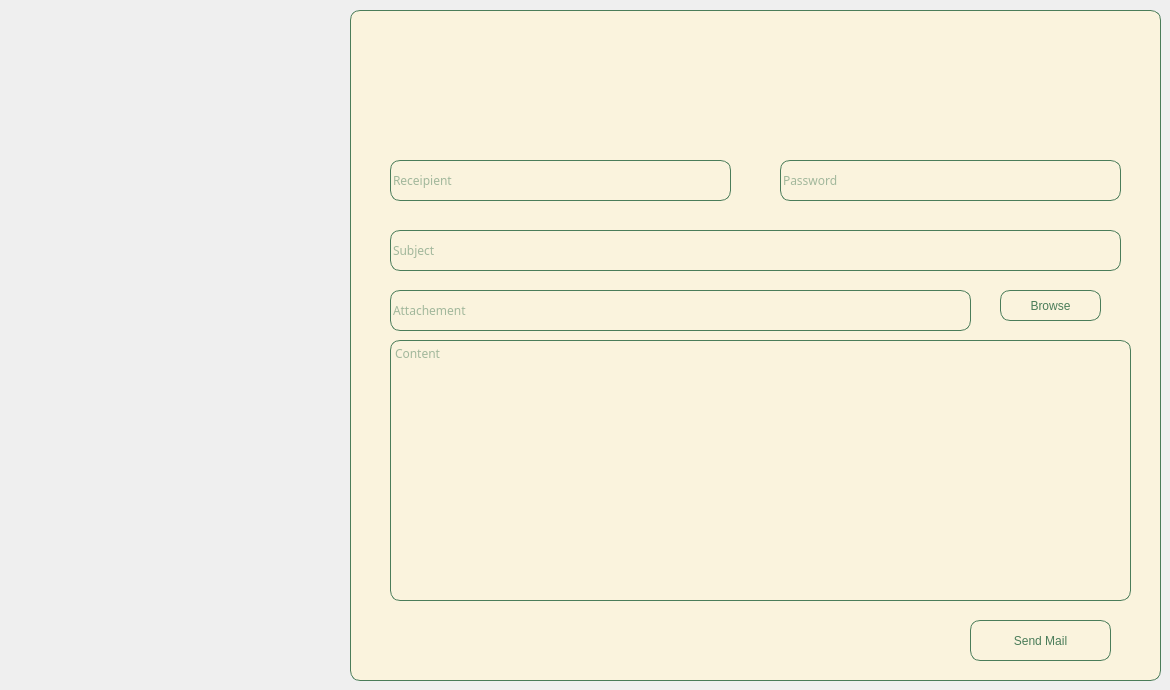
       <widget class="QWidget" name="page">
        <widget class="QFrame" name="mailBox">
         <property name="geometry">
          <rect>
           <x>350</x>
           <y>10</y>
           <width>811</width>
           <height>671</height>
          </rect>
         </property>
         <property name="styleSheet">
          <string notr="true">#mailBox{
background-color: #FAF3DD;
border-radius: 10px;
border: 1px solid #4A7C59;
}</string>
         </property>
         <property name="frameShape">
          <enum>QFrame::StyledPanel</enum>
         </property>
         <property name="frameShadow">
          <enum>QFrame::Raised</enum>
         </property>
         <widget class="QLineEdit" name="receipientLineEdit">
          <property name="geometry">
           <rect>
            <x>40</x>
            <y>150</y>
            <width>341</width>
            <height>41</height>
           </rect>
          </property>
          <property name="styleSheet">
           <string notr="true">QLineEdit{
font-family:century gothic;
background:transparent;
border:none;
color:#4A7C59;
border-radius: 10px;
border: 1px solid #4A7C59;
}</string>
          </property>
          <property name="placeholderText">
           <string>Receipient</string>
          </property>
         </widget>
         <widget class="QLineEdit" name="mailPasswordLineEdit">
          <property name="geometry">
           <rect>
            <x>430</x>
            <y>150</y>
            <width>341</width>
            <height>41</height>
           </rect>
          </property>
          <property name="styleSheet">
           <string notr="true">QLineEdit{
font-family:century gothic;
background:transparent;
border:none;
color:#4A7C59;
border-radius: 10px;
border: 1px solid #4A7C59;
}</string>
          </property>
          <property name="echoMode">
           <enum>QLineEdit::Password</enum>
          </property>
          <property name="placeholderText">
           <string>Password</string>
          </property>
         </widget>
         <widget class="QLineEdit" name="mailSubjectLineEdit">
          <property name="geometry">
           <rect>
            <x>40</x>
            <y>220</y>
            <width>731</width>
            <height>41</height>
           </rect>
          </property>
          <property name="styleSheet">
           <string notr="true">QLineEdit{
font-family:century gothic;
background:transparent;
border:none;
color:#4A7C59;
border-radius: 10px;
border: 1px solid #4A7C59;
}</string>
          </property>
          <property name="placeholderText">
           <string>Subject</string>
          </property>
         </widget>
         <widget class="QLineEdit" name="mailAttachementLineEdit">
          <property name="geometry">
           <rect>
            <x>40</x>
            <y>280</y>
            <width>581</width>
            <height>41</height>
           </rect>
          </property>
          <property name="styleSheet">
           <string notr="true">QLineEdit{
font-family:century gothic;
background:transparent;
border:none;
color:#4A7C59;
border-radius: 10px;
border: 1px solid #4A7C59;
}</string>
          </property>
          <property name="placeholderText">
           <string>Attachement</string>
          </property>
         </widget>
         <widget class="QPushButton" name="browseAttMail">
          <property name="geometry">
           <rect>
            <x>650</x>
            <y>280</y>
            <width>101</width>
            <height>31</height>
           </rect>
          </property>
          <property name="styleSheet">
           <string notr="true">QPushButton{
border-radius: 10px;
border: 1px solid #4A7C59;
background: transparent;
color: #4A7C59;
}
QPushButton:hover{
background: #4A7C59;
color: #FAF3DD;
}</string>
          </property>
          <property name="text">
           <string>Browse</string>
          </property>
         </widget>
         <widget class="QTextEdit" name="contentMail">
          <property name="geometry">
           <rect>
            <x>40</x>
            <y>330</y>
            <width>741</width>
            <height>261</height>
           </rect>
          </property>
          <property name="styleSheet">
           <string notr="true">font-family:century gothic;
background:transparent;
border:none;
color:#4A7C59;
border-radius: 10px;
border: 1px solid #4A7C59;
</string>
          </property>
          <property name="placeholderText">
           <string>Content</string>
          </property>
         </widget>
         <widget class="QPushButton" name="sendMailBtn">
          <property name="geometry">
           <rect>
            <x>620</x>
            <y>610</y>
            <width>141</width>
            <height>41</height>
           </rect>
          </property>
          <property name="styleSheet">
           <string notr="true">QPushButton{
border-radius: 10px;
border: 1px solid #4A7C59;
background: transparent;
color: #4A7C59;
}
QPushButton:hover{
background: #4A7C59;
color: #FAF3DD;
}</string>
          </property>
          <property name="text">
           <string>Send Mail</string>
          </property>
         </widget>
        </widget>
       </widget>
